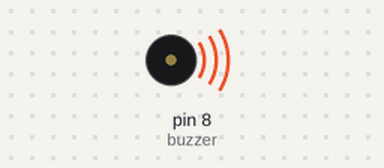
A sketch run on a simulated Arduino Uno, built with avr-gcc and run on an emulated ATmega328P. Parts: buzzer (waves = sounding).

Above: at 12.3 s.
At 35.2 s:
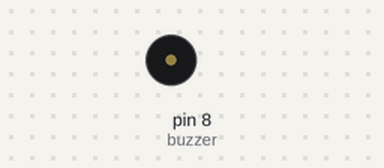
Timing chart, 0 to 36.7 s (numbered marks = the images above):
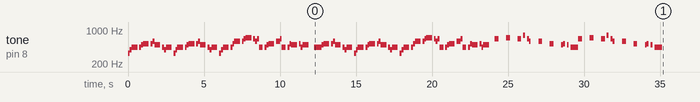

The sketch:

pirates_of_caribbeans.ino
```cpp
                                                                                                                                                                                                                                                                                                                                                                                                                                                                                                                                                                                                                                                                                                                                                                                                                                                                                                                                                                                                                                                                                                                                                                                                                                                                                                                                                                                                                                                                                                                                                                                                                                                                                                                                                                                                                                                                                                                                                                                                                                                                                                                                                                                                                                                                                                                                                                                                                                                                                                                                                                                                                                                                                                                                                                                                                                                                                                                                                                                                                                                                                                                                                                                                                                                                                                                                                                                                                                                                                                                                                                                                                                                                                                                                                                                                                                                                                                                                                                                                                                                                                                                                                                                                                                                                                                                                                                                                                                                                                                                                                                                                                                                                                                                                                                                                    /* Play "He's A Pirate" / "Pirates of the Caribbean" Theme Song
 * By Xitang Zhao 2016.06.27
 * Youtube in Action: https://youtu.be/sjPAj1lXgtk
 * or TikTok in Action: https://www.tiktok.com/@tipstorylearn/video/6943019804261502213
 *
 * INSTRUCTION: Hook up Pin 10 to the positive side of a buzzer or a microphone, hook up
 * any resistor to the negative side of a buzzer (to limit current & volume & to protect the pin),
 * and then connect the other end of the resistor to ground pin. Upload the sketch and enjoy!
 *
 * Don't have an Arduino right now? No worry. You can test it vitually on my TinkerCAD circuit:
 * https://www.tinkercad.com/things/f9QN4skaguI-play-pirates-of-the-caribbean-theme-song-on-buzzer
 *
 * To learn the science of buzzer, Arduino tone library, and a step by step walkthrough of how I made this
 * Visit my learning note on TipStory: https://www.tipstory.org/learning/h2lUMccm5MeuSds
 *
 * Last updated: 2021.03.25
 * ---------------------
 * Credits:
 *
 * Music notes of the song obtained from Easy Music (Great website)
 * Link: http://easymusic.altervista.org/recorder-hes-a-pirate-pirates-of-caribbean-sheet-music-guitar-chords/
 *
 * Musicnotes's "How to Read Sheet Music" Guide
 * Link: http://www.musicnotes.com/blog/2014/04/11/how-to-read-sheet-music/
 *
 * Code inspired by Chapter 5 of Jeremy Blum's book "Exploring Arduino"
 * Link: http://www.exploringarduino.com/content/ch5/
 *
 * Music notes' frequencies obtained from arduino website and Tone Library
 * Link: https://www.arduino.cc/en/Tutorial/toneMelody
 * Link: https://github.com/bhagman/Tone
 *
 */

// Define pin 10 for buzzer, you can use any other digital pins (Pin 0-13)
const int buzzer = 8;

// Change to 0.5 for a slower version of the song, 1.25 for a faster version
const float songSpeed = 1.0;

// Defining frequency of each music note
#define NOTE_C4 262
#define NOTE_D4 294
#define NOTE_E4 330
#define NOTE_F4 349
#define NOTE_G4 392
#define NOTE_A4 440
#define NOTE_B4 494
#define NOTE_C5 523
#define NOTE_D5 587
#define NOTE_E5 659
#define NOTE_F5 698
#define NOTE_G5 784
#define NOTE_A5 880
#define NOTE_B5 988

// Music notes of the song, 0 is a rest/pulse
int notes[] = {
    NOTE_E4, NOTE_G4, NOTE_A4, NOTE_A4, 0,
    NOTE_A4, NOTE_B4, NOTE_C5, NOTE_C5, 0,
    NOTE_C5, NOTE_D5, NOTE_B4, NOTE_B4, 0,
    NOTE_A4, NOTE_G4, NOTE_A4, 0,

    NOTE_E4, NOTE_G4, NOTE_A4, NOTE_A4, 0,
    NOTE_A4, NOTE_B4, NOTE_C5, NOTE_C5, 0,
    NOTE_C5, NOTE_D5, NOTE_B4, NOTE_B4, 0,
    NOTE_A4, NOTE_G4, NOTE_A4, 0,

    NOTE_E4, NOTE_G4, NOTE_A4, NOTE_A4, 0,
    NOTE_A4, NOTE_C5, NOTE_D5, NOTE_D5, 0,
    NOTE_D5, NOTE_E5, NOTE_F5, NOTE_F5, 0,
    NOTE_E5, NOTE_D5, NOTE_E5, NOTE_A4, 0,

    NOTE_A4, NOTE_B4, NOTE_C5, NOTE_C5, 0,
    NOTE_D5, NOTE_E5, NOTE_A4, 0,
    NOTE_A4, NOTE_C5, NOTE_B4, NOTE_B4, 0,
    NOTE_C5, NOTE_A4, NOTE_B4, 0,

    NOTE_A4, NOTE_A4,
    //Repeat of first part
    NOTE_A4, NOTE_B4, NOTE_C5, NOTE_C5, 0,
    NOTE_C5, NOTE_D5, NOTE_B4, NOTE_B4, 0,
    NOTE_A4, NOTE_G4, NOTE_A4, 0,

    NOTE_E4, NOTE_G4, NOTE_A4, NOTE_A4, 0,
    NOTE_A4, NOTE_B4, NOTE_C5, NOTE_C5, 0,
    NOTE_C5, NOTE_D5, NOTE_B4, NOTE_B4, 0,
    NOTE_A4, NOTE_G4, NOTE_A4, 0,

    NOTE_E4, NOTE_G4, NOTE_A4, NOTE_A4, 0,
    NOTE_A4, NOTE_C5, NOTE_D5, NOTE_D5, 0,
    NOTE_D5, NOTE_E5, NOTE_F5, NOTE_F5, 0,
    NOTE_E5, NOTE_D5, NOTE_E5, NOTE_A4, 0,

    NOTE_A4, NOTE_B4, NOTE_C5, NOTE_C5, 0,
    NOTE_D5, NOTE_E5, NOTE_A4, 0,
    NOTE_A4, NOTE_C5, NOTE_B4, NOTE_B4, 0,
    NOTE_C5, NOTE_A4, NOTE_B4, 0,
    //End of Repeat

    NOTE_E5, 0, 0, NOTE_F5, 0, 0,
    NOTE_E5, NOTE_E5, 0, NOTE_G5, 0, NOTE_E5, NOTE_D5, 0, 0,
    NOTE_D5, 0, 0, NOTE_C5, 0, 0,
    NOTE_B4, NOTE_C5, 0, NOTE_B4, 0, NOTE_A4,

    NOTE_E5, 0, 0, NOTE_F5, 0, 0,
    NOTE_E5, NOTE_E5, 0, NOTE_G5, 0, NOTE_E5, NOTE_D5, 0, 0,
    NOTE_D5, 0, 0, NOTE_C5, 0, 0,
    NOTE_B4, NOTE_C5, 0, NOTE_B4, 0, NOTE_A4};

// Durations (in ms) of each music note of the song
// Quarter Note is 250 ms when songSpeed = 1.0
int durations[] = {
    125, 125, 250, 125, 125,
    125, 125, 250, 125, 125,
    125, 125, 250, 125, 125,
    125, 125, 375, 125,

    125, 125, 250, 125, 125,
    125, 125, 250, 125, 125,
    125, 125, 250, 125, 125,
    125, 125, 375, 125,

    125, 125, 250, 125, 125,
    125, 125, 250, 125, 125,
    125, 125, 250, 125, 125,
    125, 125, 125, 250, 125,

    125, 125, 250, 125, 125,
    250, 125, 250, 125,
    125, 125, 250, 125, 125,
    125, 125, 375, 375,

    250, 125,
    //Rpeat of First Part
    125, 125, 250, 125, 125,
    125, 125, 250, 125, 125,
    125, 125, 375, 125,

    125, 125, 250, 125, 125,
    125, 125, 250, 125, 125,
    125, 125, 250, 125, 125,
    125, 125, 375, 125,

    125, 125, 250, 125, 125,
    125, 125, 250, 125, 125,
    125, 125, 250, 125, 125,
    125, 125, 125, 250, 125,

    125, 125, 250, 125, 125,
    250, 125, 250, 125,
    125, 125, 250, 125, 125,
    125, 125, 375, 375,
    //End of Repeat

    250, 125, 375, 250, 125, 375,
    125, 125, 125, 125, 125, 125, 125, 125, 375,
    250, 125, 375, 250, 125, 375,
    125, 125, 125, 125, 125, 500,

    250, 125, 375, 250, 125, 375,
    125, 125, 125, 125, 125, 125, 125, 125, 375,
    250, 125, 375, 250, 125, 375,
    125, 125, 125, 125, 125, 500};

void setup()
{
  const int totalNotes = sizeof(notes) / sizeof(int);
  // Loop through each note
  for (int i = 0; i < totalNotes; i++)
  {
    const int currentNote = notes[i];
    float wait = durations[i] / songSpeed;
    // Play tone if currentNote is not 0 frequency, otherwise pause (noTone)
    if (currentNote != 0)
    {
      tone(buzzer, notes[i], wait); // tone(pin, frequency, duration)
    }
    else
    {
      noTone(buzzer);
    }
    // delay is used to wait for tone to finish playing before moving to next loop
    delay(wait);
  }
}

void loop()
{
  // Nothing in loop. Music only plays once.
  // You can click reset on Arduino to replay the song.
}
```
